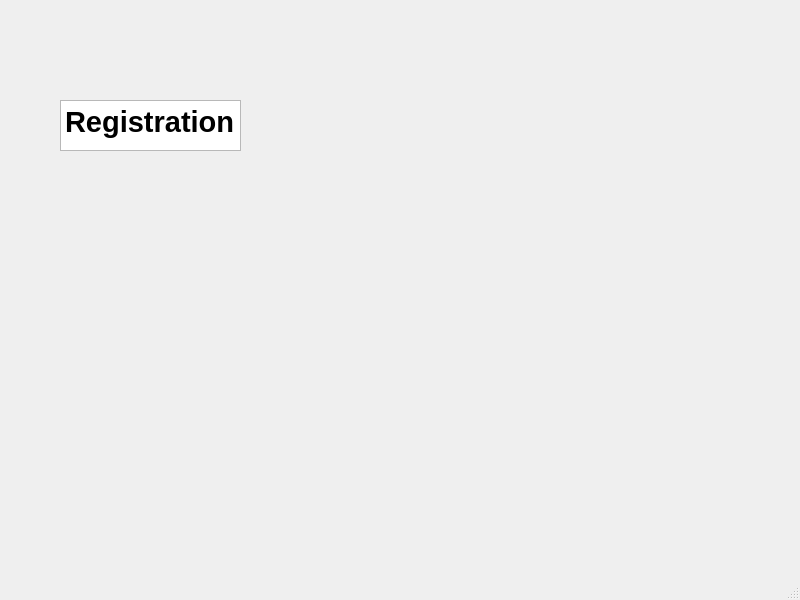
<?xml version="1.0" encoding="UTF-8"?>
<ui version="4.0">
 <class>registration_window</class>
 <widget class="QMainWindow" name="registration_window">
  <property name="geometry">
   <rect>
    <x>0</x>
    <y>0</y>
    <width>800</width>
    <height>600</height>
   </rect>
  </property>
  <property name="windowTitle">
   <string>MainWindow</string>
  </property>
  <widget class="QWidget" name="centralwidget">
   <widget class="QTextBrowser" name="textBrowser">
    <property name="geometry">
     <rect>
      <x>60</x>
      <y>100</y>
      <width>181</width>
      <height>51</height>
     </rect>
    </property>
    <property name="html">
     <string>&lt;!DOCTYPE HTML PUBLIC &quot;-//W3C//DTD HTML 4.0//EN&quot; &quot;http://www.w3.org/TR/REC-html40/strict.dtd&quot;&gt;
&lt;html&gt;&lt;head&gt;&lt;meta name=&quot;qrichtext&quot; content=&quot;1&quot; /&gt;&lt;meta charset=&quot;utf-8&quot; /&gt;&lt;style type=&quot;text/css&quot;&gt;
p, li { white-space: pre-wrap; }
hr { height: 1px; border-width: 0; }
li.unchecked::marker { content: &quot;\2610&quot;; }
li.checked::marker { content: &quot;\2612&quot;; }
&lt;/style&gt;&lt;/head&gt;&lt;body style=&quot; font-family:'Segoe UI'; font-size:9pt; font-weight:400; font-style:normal;&quot;&gt;
&lt;p style=&quot; margin-top:0px; margin-bottom:0px; margin-left:0px; margin-right:0px; -qt-block-indent:0; text-indent:0px;&quot;&gt;&lt;span style=&quot; font-size:22pt; font-weight:700;&quot;&gt;Registration&lt;/span&gt;&lt;/p&gt;&lt;/body&gt;&lt;/html&gt;</string>
    </property>
   </widget>
  </widget>
  <widget class="QMenuBar" name="menubar">
   <property name="geometry">
    <rect>
     <x>0</x>
     <y>0</y>
     <width>800</width>
     <height>21</height>
    </rect>
   </property>
  </widget>
  <widget class="QStatusBar" name="statusbar"/>
 </widget>
 <resources/>
 <connections/>
</ui>
